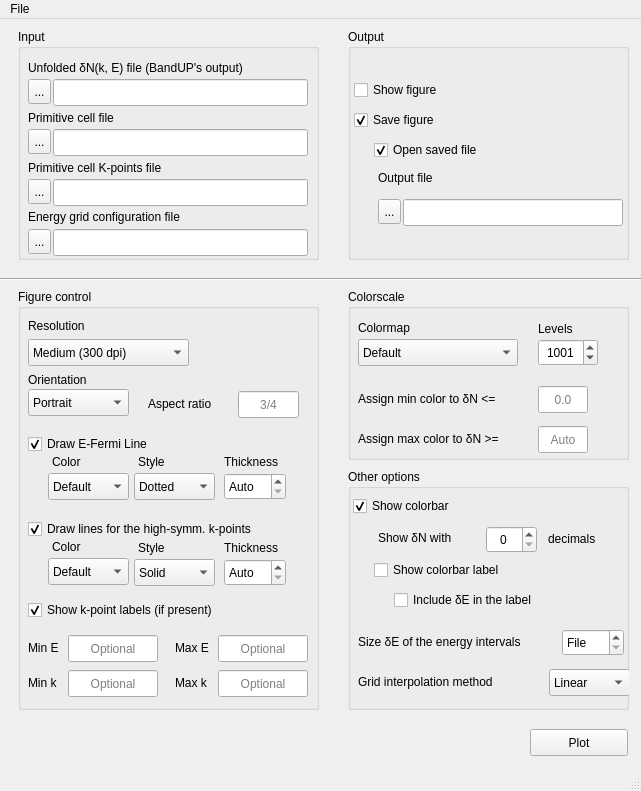
 <widget class="QMainWindow" name="MainWindow">
  <property name="geometry">
   <rect>
    <x>0</x>
    <y>0</y>
    <width>641</width>
    <height>791</height>
   </rect>
  </property>
  <property name="sizePolicy">
   <sizepolicy hsizetype="Preferred" vsizetype="Preferred">
    <horstretch>0</horstretch>
    <verstretch>0</verstretch>
   </sizepolicy>
  </property>
  <property name="maximumSize">
   <size>
    <width>641</width>
    <height>850</height>
   </size>
  </property>
  <property name="focusPolicy">
   <enum>Qt::StrongFocus</enum>
  </property>
  <property name="windowTitle">
   <string>BandUP plot GUI</string>
  </property>
  <widget class="QWidget" name="centralwidget">
   <property name="enabled">
    <bool>true</bool>
   </property>
   <property name="sizePolicy">
    <sizepolicy hsizetype="Preferred" vsizetype="Preferred">
     <horstretch>0</horstretch>
     <verstretch>0</verstretch>
    </sizepolicy>
   </property>
   <widget class="QGroupBox" name="input_files_groupBox">
    <property name="geometry">
     <rect>
      <x>18</x>
      <y>10</y>
      <width>301</width>
      <height>231</height>
     </rect>
    </property>
    <property name="title">
     <string>Input</string>
    </property>
    <widget class="QLabel" name="label_select_prim_cell_file_Button">
     <property name="geometry">
      <rect>
       <x>10</x>
       <y>30</y>
       <width>281</width>
       <height>17</height>
      </rect>
     </property>
     <property name="text">
      <string>Unfolded δN(k, E) file (BandUP's output)</string>
     </property>
    </widget>
    <widget class="QLabel" name="label_select_pckpts_file_Button">
     <property name="geometry">
      <rect>
       <x>10</x>
       <y>80</y>
       <width>181</width>
       <height>17</height>
      </rect>
     </property>
     <property name="text">
      <string>Primitive cell file</string>
     </property>
    </widget>
    <widget class="QToolButton" name="select_pckpts_file_Button">
     <property name="geometry">
      <rect>
       <x>10</x>
       <y>150</y>
       <width>23</width>
       <height>25</height>
      </rect>
     </property>
     <property name="text">
      <string>...</string>
     </property>
    </widget>
    <widget class="QLabel" name="label_select_energy_file_Button">
     <property name="geometry">
      <rect>
       <x>10</x>
       <y>130</y>
       <width>201</width>
       <height>17</height>
      </rect>
     </property>
     <property name="text">
      <string>Primitive cell K-points file</string>
     </property>
    </widget>
    <widget class="QLabel" name="label_select_EBS_file_Button">
     <property name="geometry">
      <rect>
       <x>10</x>
       <y>180</y>
       <width>281</width>
       <height>17</height>
      </rect>
     </property>
     <property name="text">
      <string>&lt;html&gt;&lt;head/&gt;&lt;body&gt;&lt;p&gt;Energy grid configuration file&lt;/p&gt;&lt;/body&gt;&lt;/html&gt;</string>
     </property>
    </widget>
    <widget class="QToolButton" name="select_EBS_file_Button">
     <property name="geometry">
      <rect>
       <x>10</x>
       <y>50</y>
       <width>23</width>
       <height>25</height>
      </rect>
     </property>
     <property name="text">
      <string>...</string>
     </property>
    </widget>
    <widget class="QLineEdit" name="select_energy_file_lineEdit">
     <property name="geometry">
      <rect>
       <x>35</x>
       <y>200</y>
       <width>255</width>
       <height>27</height>
      </rect>
     </property>
     <property name="toolTip">
      <string>The file will be automatically detected if it is present in the folder where the program has been called</string>
     </property>
     <property name="text">
      <string/>
     </property>
     <property name="alignment">
      <set>Qt::AlignLeading|Qt::AlignLeft|Qt::AlignVCenter</set>
     </property>
    </widget>
    <widget class="QLineEdit" name="select_EBS_file_lineEdit">
     <property name="geometry">
      <rect>
       <x>35</x>
       <y>50</y>
       <width>255</width>
       <height>27</height>
      </rect>
     </property>
     <property name="toolTip">
      <string>The file will be automatically detected if it is present in the folder where the program has been called</string>
     </property>
     <property name="text">
      <string/>
     </property>
     <property name="cursorPosition">
      <number>0</number>
     </property>
     <property name="alignment">
      <set>Qt::AlignLeading|Qt::AlignLeft|Qt::AlignVCenter</set>
     </property>
    </widget>
    <widget class="QLineEdit" name="select_prim_cell_file_lineEdit">
     <property name="geometry">
      <rect>
       <x>35</x>
       <y>100</y>
       <width>255</width>
       <height>27</height>
      </rect>
     </property>
     <property name="toolTip">
      <string>The file will be automatically detected if it is present in the folder where the program has been called</string>
     </property>
     <property name="inputMethodHints">
      <set>Qt::ImhNone</set>
     </property>
     <property name="text">
      <string/>
     </property>
     <property name="frame">
      <bool>true</bool>
     </property>
     <property name="alignment">
      <set>Qt::AlignLeading|Qt::AlignLeft|Qt::AlignVCenter</set>
     </property>
    </widget>
    <widget class="QToolButton" name="select_prim_cell_file_Button">
     <property name="geometry">
      <rect>
       <x>10</x>
       <y>100</y>
       <width>23</width>
       <height>25</height>
      </rect>
     </property>
     <property name="text">
      <string>...</string>
     </property>
    </widget>
    <widget class="QLineEdit" name="select_pckpts_file_lineEdit">
     <property name="geometry">
      <rect>
       <x>35</x>
       <y>150</y>
       <width>255</width>
       <height>27</height>
      </rect>
     </property>
     <property name="toolTip">
      <string>The file will be automatically detected if it is present in the folder where the program has been called</string>
     </property>
     <property name="text">
      <string/>
     </property>
     <property name="alignment">
      <set>Qt::AlignLeading|Qt::AlignLeft|Qt::AlignVCenter</set>
     </property>
    </widget>
    <widget class="QToolButton" name="select_energy_file_Button">
     <property name="geometry">
      <rect>
       <x>10</x>
       <y>200</y>
       <width>23</width>
       <height>25</height>
      </rect>
     </property>
     <property name="text">
      <string>...</string>
     </property>
    </widget>
   </widget>
   <widget class="QGroupBox" name="figure_control_groupBox">
    <property name="geometry">
     <rect>
      <x>18</x>
      <y>270</y>
      <width>301</width>
      <height>421</height>
     </rect>
    </property>
    <property name="title">
     <string>Figure control</string>
    </property>
    <widget class="QCheckBox" name="draw_e_fermi_checkBox">
     <property name="geometry">
      <rect>
       <x>10</x>
       <y>144</y>
       <width>160</width>
       <height>22</height>
      </rect>
     </property>
     <property name="text">
      <string>Draw E-Fermi Line</string>
     </property>
     <property name="checked">
      <bool>true</bool>
     </property>
    </widget>
    <widget class="QCheckBox" name="draw_hygh_symm_kpts_lines_checkBox">
     <property name="geometry">
      <rect>
       <x>10</x>
       <y>229</y>
       <width>291</width>
       <height>22</height>
      </rect>
     </property>
     <property name="text">
      <string>Draw lines for the high-symm. k-points</string>
     </property>
     <property name="checked">
      <bool>true</bool>
     </property>
    </widget>
    <widget class="QLabel" name="label_fig_orientation_comboBox">
     <property name="geometry">
      <rect>
       <x>10</x>
       <y>82</y>
       <width>121</width>
       <height>17</height>
      </rect>
     </property>
     <property name="text">
      <string>Orientation</string>
     </property>
    </widget>
    <widget class="QComboBox" name="fig_resolution_comboBox">
     <property name="geometry">
      <rect>
       <x>10</x>
       <y>50</y>
       <width>161</width>
       <height>27</height>
      </rect>
     </property>
     <property name="currentIndex">
      <number>1</number>
     </property>
     <item>
      <property name="text">
       <string>Low (100 dpi)</string>
      </property>
     </item>
     <item>
      <property name="text">
       <string>Medium (300 dpi)</string>
      </property>
     </item>
     <item>
      <property name="text">
       <string>High (600 dpi)</string>
      </property>
     </item>
    </widget>
    <widget class="QLabel" name="label_fig_resolution_comboBox">
     <property name="geometry">
      <rect>
       <x>10</x>
       <y>28</y>
       <width>81</width>
       <height>17</height>
      </rect>
     </property>
     <property name="text">
      <string>Resolution</string>
     </property>
    </widget>
    <widget class="QLineEdit" name="aspect_ratio_lineEdit">
     <property name="geometry">
      <rect>
       <x>220</x>
       <y>102</y>
       <width>61</width>
       <height>27</height>
      </rect>
     </property>
     <property name="text">
      <string notr="true"/>
     </property>
     <property name="alignment">
      <set>Qt::AlignCenter</set>
     </property>
     <property name="placeholderText">
      <string>3/4</string>
     </property>
    </widget>
    <widget class="QComboBox" name="fig_orientation_comboBox">
     <property name="geometry">
      <rect>
       <x>10</x>
       <y>100</y>
       <width>101</width>
       <height>27</height>
      </rect>
     </property>
     <item>
      <property name="text">
       <string>Portrait</string>
      </property>
     </item>
     <item>
      <property name="text">
       <string>Landscape</string>
      </property>
     </item>
    </widget>
    <widget class="QLabel" name="label_aspect_ratio_lineEdit">
     <property name="geometry">
      <rect>
       <x>130</x>
       <y>99</y>
       <width>91</width>
       <height>31</height>
      </rect>
     </property>
     <property name="text">
      <string>Aspect ratio</string>
     </property>
    </widget>
    <widget class="QLabel" name="label_max_k_lineEdit">
     <property name="geometry">
      <rect>
       <x>157</x>
       <y>385</y>
       <width>41</width>
       <height>17</height>
      </rect>
     </property>
     <property name="text">
      <string>Max k</string>
     </property>
    </widget>
    <widget class="QLineEdit" name="max_k_lineEdit">
     <property name="geometry">
      <rect>
       <x>200</x>
       <y>381</y>
       <width>90</width>
       <height>27</height>
      </rect>
     </property>
     <property name="toolTip">
      <string>Use this if you want to zoom in. Mind that this may change the values of δN (due to interpolation)</string>
     </property>
     <property name="text">
      <string/>
     </property>
     <property name="alignment">
      <set>Qt::AlignCenter</set>
     </property>
     <property name="placeholderText">
      <string>Optional</string>
     </property>
    </widget>
    <widget class="QLabel" name="label_min_E_lineEdit">
     <property name="geometry">
      <rect>
       <x>10</x>
       <y>350</y>
       <width>41</width>
       <height>17</height>
      </rect>
     </property>
     <property name="text">
      <string>Min E</string>
     </property>
    </widget>
    <widget class="QLineEdit" name="max_E_lineEdit">
     <property name="geometry">
      <rect>
       <x>200</x>
       <y>346</y>
       <width>90</width>
       <height>27</height>
      </rect>
     </property>
     <property name="toolTip">
      <string>Use this if you want to zoom in or out. Mind that this may change the values of δN (due to interpolation)</string>
     </property>
     <property name="text">
      <string/>
     </property>
     <property name="alignment">
      <set>Qt::AlignCenter</set>
     </property>
     <property name="placeholderText">
      <string>Optional</string>
     </property>
    </widget>
    <widget class="QLabel" name="label_max_E_lineEdit">
     <property name="geometry">
      <rect>
       <x>157</x>
       <y>350</y>
       <width>41</width>
       <height>17</height>
      </rect>
     </property>
     <property name="text">
      <string>Max E</string>
     </property>
    </widget>
    <widget class="QLineEdit" name="min_k_lineEdit">
     <property name="geometry">
      <rect>
       <x>50</x>
       <y>381</y>
       <width>90</width>
       <height>27</height>
      </rect>
     </property>
     <property name="toolTip">
      <string>Use this if you want to zoom in. Mind that this may change the values of δN (due to interpolation)</string>
     </property>
     <property name="text">
      <string/>
     </property>
     <property name="alignment">
      <set>Qt::AlignCenter</set>
     </property>
     <property name="placeholderText">
      <string>Optional</string>
     </property>
    </widget>
    <widget class="QLabel" name="label_min_k_lineEdit">
     <property name="geometry">
      <rect>
       <x>10</x>
       <y>385</y>
       <width>41</width>
       <height>17</height>
      </rect>
     </property>
     <property name="text">
      <string>Min k</string>
     </property>
    </widget>
    <widget class="QComboBox" name="e_fermi_color_comboBox">
     <property name="geometry">
      <rect>
       <x>30</x>
       <y>184</y>
       <width>81</width>
       <height>27</height>
      </rect>
     </property>
     <item>
      <property name="text">
       <string>Default</string>
      </property>
     </item>
    </widget>
    <widget class="QLabel" name="label_e_fermi_color_comboBox">
     <property name="geometry">
      <rect>
       <x>34</x>
       <y>164</y>
       <width>41</width>
       <height>17</height>
      </rect>
     </property>
     <property name="text">
      <string>Color</string>
     </property>
    </widget>
    <widget class="QComboBox" name="high_symm_lines_color_comboBox">
     <property name="geometry">
      <rect>
       <x>30</x>
       <y>269</y>
       <width>81</width>
       <height>27</height>
      </rect>
     </property>
     <item>
      <property name="text">
       <string>Default</string>
      </property>
     </item>
    </widget>
    <widget class="QLabel" name="label_high_symm_lines_color_comboBox">
     <property name="geometry">
      <rect>
       <x>34</x>
       <y>249</y>
       <width>41</width>
       <height>17</height>
      </rect>
     </property>
     <property name="text">
      <string>Color</string>
     </property>
    </widget>
    <widget class="QCheckBox" name="draw_high_symm_kpts_labels_checkBox">
     <property name="geometry">
      <rect>
       <x>10</x>
       <y>310</y>
       <width>251</width>
       <height>22</height>
      </rect>
     </property>
     <property name="text">
      <string>Show k-point labels (if present)</string>
     </property>
     <property name="checked">
      <bool>true</bool>
     </property>
    </widget>
    <widget class="QLabel" name="label_e_fermi_line_style_comboBox">
     <property name="geometry">
      <rect>
       <x>120</x>
       <y>164</y>
       <width>41</width>
       <height>17</height>
      </rect>
     </property>
     <property name="text">
      <string>Style</string>
     </property>
    </widget>
    <widget class="QComboBox" name="e_fermi_line_style_comboBox">
     <property name="geometry">
      <rect>
       <x>116</x>
       <y>184</y>
       <width>81</width>
       <height>27</height>
      </rect>
     </property>
     <property name="currentIndex">
      <number>3</number>
     </property>
     <item>
      <property name="text">
       <string>Solid</string>
      </property>
     </item>
     <item>
      <property name="text">
       <string>Dashed</string>
      </property>
     </item>
     <item>
      <property name="text">
       <string>DashDot</string>
      </property>
     </item>
     <item>
      <property name="text">
       <string>Dotted</string>
      </property>
     </item>
    </widget>
    <widget class="QLabel" name="label_e_fermi_linewidth_SpinBox">
     <property name="geometry">
      <rect>
       <x>206</x>
       <y>164</y>
       <width>81</width>
       <height>17</height>
      </rect>
     </property>
     <property name="text">
      <string>Thickness</string>
     </property>
    </widget>
    <widget class="QLabel" name="label_high_symm_lines_style_comboBox">
     <property name="geometry">
      <rect>
       <x>120</x>
       <y>250</y>
       <width>41</width>
       <height>17</height>
      </rect>
     </property>
     <property name="text">
      <string>Style</string>
     </property>
    </widget>
    <widget class="QComboBox" name="high_symm_lines_style_comboBox">
     <property name="geometry">
      <rect>
       <x>116</x>
       <y>270</y>
       <width>81</width>
       <height>27</height>
      </rect>
     </property>
     <item>
      <property name="text">
       <string>Solid</string>
      </property>
     </item>
     <item>
      <property name="text">
       <string>Dashed</string>
      </property>
     </item>
     <item>
      <property name="text">
       <string>DashDot</string>
      </property>
     </item>
     <item>
      <property name="text">
       <string>Dotted</string>
      </property>
     </item>
    </widget>
    <widget class="QLabel" name="label_high_symm_linewidth_SpinBox">
     <property name="geometry">
      <rect>
       <x>206</x>
       <y>250</y>
       <width>81</width>
       <height>17</height>
      </rect>
     </property>
     <property name="text">
      <string>Thickness</string>
     </property>
    </widget>
    <widget class="QDoubleSpinBox" name="high_symm_linewidth_SpinBox">
     <property name="geometry">
      <rect>
       <x>206</x>
       <y>270</y>
       <width>62</width>
       <height>27</height>
      </rect>
     </property>
     <property name="specialValueText">
      <string>Auto</string>
     </property>
     <property name="singleStep">
      <double>0.050000000000000</double>
     </property>
    </widget>
    <widget class="QDoubleSpinBox" name="e_fermi_linewidth_SpinBox">
     <property name="geometry">
      <rect>
       <x>206</x>
       <y>184</y>
       <width>62</width>
       <height>27</height>
      </rect>
     </property>
     <property name="specialValueText">
      <string>Auto</string>
     </property>
     <property name="singleStep">
      <double>0.050000000000000</double>
     </property>
    </widget>
    <widget class="QLineEdit" name="min_E_lineEdit">
     <property name="geometry">
      <rect>
       <x>50</x>
       <y>346</y>
       <width>90</width>
       <height>27</height>
      </rect>
     </property>
     <property name="toolTip">
      <string>Use this if you want to zoom in or out. Mind that this may change the values of δN (due to interpolation)</string>
     </property>
     <property name="text">
      <string/>
     </property>
     <property name="alignment">
      <set>Qt::AlignCenter</set>
     </property>
     <property name="placeholderText">
      <string>Optional</string>
     </property>
    </widget>
   </widget>
   <widget class="QGroupBox" name="output_file_groupBox">
    <property name="geometry">
     <rect>
      <x>348</x>
      <y>10</y>
      <width>281</width>
      <height>231</height>
     </rect>
    </property>
    <property name="title">
     <string>Output</string>
    </property>
    <widget class="QCheckBox" name="save_figure_checkBox">
     <property name="geometry">
      <rect>
       <x>6</x>
       <y>80</y>
       <width>160</width>
       <height>22</height>
      </rect>
     </property>
     <property name="text">
      <string>Save figure</string>
     </property>
     <property name="checked">
      <bool>true</bool>
     </property>
    </widget>
    <widget class="QCheckBox" name="show_figure_checkBox">
     <property name="geometry">
      <rect>
       <x>6</x>
       <y>50</y>
       <width>160</width>
       <height>22</height>
      </rect>
     </property>
     <property name="text">
      <string>Show figure</string>
     </property>
     <property name="checked">
      <bool>false</bool>
     </property>
    </widget>
    <widget class="QCheckBox" name="open_saved_file_checkBox">
     <property name="geometry">
      <rect>
       <x>26</x>
       <y>110</y>
       <width>141</width>
       <height>22</height>
      </rect>
     </property>
     <property name="text">
      <string>Open saved file</string>
     </property>
     <property name="checked">
      <bool>true</bool>
     </property>
    </widget>
    <widget class="QLabel" name="label_select_out_figure_file_Button">
     <property name="geometry">
      <rect>
       <x>30</x>
       <y>140</y>
       <width>81</width>
       <height>17</height>
      </rect>
     </property>
     <property name="text">
      <string>Output file</string>
     </property>
    </widget>
    <widget class="QToolButton" name="select_out_figure_file_Button">
     <property name="geometry">
      <rect>
       <x>30</x>
       <y>170</y>
       <width>23</width>
       <height>25</height>
      </rect>
     </property>
     <property name="text">
      <string>...</string>
     </property>
    </widget>
    <widget class="QLineEdit" name="select_out_figure_file_lineEdit">
     <property name="geometry">
      <rect>
       <x>55</x>
       <y>170</y>
       <width>220</width>
       <height>27</height>
      </rect>
     </property>
     <property name="toolTip">
      <string>Example: BandUP_EBS_plot.png</string>
     </property>
     <property name="text">
      <string/>
     </property>
     <property name="cursorPosition">
      <number>0</number>
     </property>
     <property name="alignment">
      <set>Qt::AlignLeading|Qt::AlignLeft|Qt::AlignVCenter</set>
     </property>
    </widget>
   </widget>
   <widget class="QGroupBox" name="color_stuff_groupBox">
    <property name="geometry">
     <rect>
      <x>348</x>
      <y>270</y>
      <width>281</width>
      <height>171</height>
     </rect>
    </property>
    <property name="title">
     <string>Colorscale</string>
    </property>
    <widget class="QLabel" name="label_vmin_lineEdit">
     <property name="geometry">
      <rect>
       <x>10</x>
       <y>100</y>
       <width>171</width>
       <height>20</height>
      </rect>
     </property>
     <property name="toolTip">
      <string/>
     </property>
     <property name="text">
      <string>&lt;html&gt;&lt;head/&gt;&lt;body&gt;&lt;p&gt;Assign min color to δN &amp;lt;=&lt;/p&gt;&lt;/body&gt;&lt;/html&gt;</string>
     </property>
     <property name="textFormat">
      <enum>Qt::RichText</enum>
     </property>
    </widget>
    <widget class="QLabel" name="label_n_levels_lineEdit">
     <property name="geometry">
      <rect>
       <x>190</x>
       <y>30</y>
       <width>51</width>
       <height>20</height>
      </rect>
     </property>
     <property name="text">
      <string>Levels</string>
     </property>
    </widget>
    <widget class="QLineEdit" name="vmin_lineEdit">
     <property name="geometry">
      <rect>
       <x>190</x>
       <y>97</y>
       <width>50</width>
       <height>27</height>
      </rect>
     </property>
     <property name="toolTip">
      <string>All values of δN that are smaller than this value will be associated with the same (min) color of the chosen colormap</string>
     </property>
     <property name="text">
      <string/>
     </property>
     <property name="alignment">
      <set>Qt::AlignCenter</set>
     </property>
     <property name="placeholderText">
      <string>0.0</string>
     </property>
    </widget>
    <widget class="QLabel" name="label_vmax_lineEdit">
     <property name="geometry">
      <rect>
       <x>10</x>
       <y>140</y>
       <width>171</width>
       <height>20</height>
      </rect>
     </property>
     <property name="text">
      <string>&lt;html&gt;&lt;head/&gt;&lt;body&gt;&lt;p&gt;Assign max color to δN &amp;gt;=&lt;/p&gt;&lt;/body&gt;&lt;/html&gt;</string>
     </property>
    </widget>
    <widget class="QLineEdit" name="vmax_lineEdit">
     <property name="geometry">
      <rect>
       <x>190</x>
       <y>137</y>
       <width>50</width>
       <height>27</height>
      </rect>
     </property>
     <property name="toolTip">
      <string>All values of δN that are larger than this value will be associated with the same (max) color of the chosen colormap</string>
     </property>
     <property name="text">
      <string/>
     </property>
     <property name="alignment">
      <set>Qt::AlignCenter</set>
     </property>
     <property name="placeholderText">
      <string>Auto</string>
     </property>
    </widget>
    <widget class="QComboBox" name="colormap_comboBox">
     <property name="geometry">
      <rect>
       <x>10</x>
       <y>50</y>
       <width>160</width>
       <height>27</height>
      </rect>
     </property>
     <item>
      <property name="text">
       <string>Default</string>
      </property>
     </item>
    </widget>
    <widget class="QLabel" name="label_colormap_comboBox">
     <property name="geometry">
      <rect>
       <x>10</x>
       <y>30</y>
       <width>81</width>
       <height>17</height>
      </rect>
     </property>
     <property name="text">
      <string>Colormap</string>
     </property>
    </widget>
    <widget class="QSpinBox" name="n_levels_spinBox">
     <property name="geometry">
      <rect>
       <x>190</x>
       <y>50</y>
       <width>60</width>
       <height>27</height>
      </rect>
     </property>
     <property name="alignment">
      <set>Qt::AlignCenter</set>
     </property>
     <property name="minimum">
      <number>1</number>
     </property>
     <property name="maximum">
      <number>9999</number>
     </property>
     <property name="value">
      <number>1001</number>
     </property>
    </widget>
   </widget>
   <widget class="Line" name="line">
    <property name="geometry">
     <rect>
      <x>-10</x>
      <y>250</y>
      <width>671</width>
      <height>20</height>
     </rect>
    </property>
    <property name="orientation">
     <enum>Qt::Horizontal</enum>
    </property>
   </widget>
   <widget class="QGroupBox" name="groupBox">
    <property name="geometry">
     <rect>
      <x>348</x>
      <y>450</y>
      <width>281</width>
      <height>241</height>
     </rect>
    </property>
    <property name="title">
     <string>Other options</string>
    </property>
    <widget class="QSpinBox" name="decimal_digits_cb_spinBox">
     <property name="geometry">
      <rect>
       <x>138</x>
       <y>57</y>
       <width>51</width>
       <height>27</height>
      </rect>
     </property>
     <property name="alignment">
      <set>Qt::AlignCenter</set>
     </property>
     <property name="maximum">
      <number>4</number>
     </property>
    </widget>
    <widget class="QCheckBox" name="show_colorbar_checkBox">
     <property name="geometry">
      <rect>
       <x>5</x>
       <y>26</y>
       <width>160</width>
       <height>22</height>
      </rect>
     </property>
     <property name="text">
      <string>Show colorbar</string>
     </property>
     <property name="checked">
      <bool>true</bool>
     </property>
    </widget>
    <widget class="QLabel" name="label_decimal_digits_cb_spinBox_2">
     <property name="geometry">
      <rect>
       <x>200</x>
       <y>60</y>
       <width>71</width>
       <height>20</height>
      </rect>
     </property>
     <property name="text">
      <string>decimals</string>
     </property>
    </widget>
    <widget class="QLabel" name="label_decimal_digits_cb_spinBox">
     <property name="geometry">
      <rect>
       <x>30</x>
       <y>60</y>
       <width>101</width>
       <height>17</height>
      </rect>
     </property>
     <property name="text">
      <string>Show δN with</string>
     </property>
    </widget>
    <widget class="QCheckBox" name="show_colorbar_label_checkBox">
     <property name="enabled">
      <bool>true</bool>
     </property>
     <property name="geometry">
      <rect>
       <x>26</x>
       <y>90</y>
       <width>171</width>
       <height>22</height>
      </rect>
     </property>
     <property name="text">
      <string>Show colorbar label</string>
     </property>
     <property name="checked">
      <bool>false</bool>
     </property>
    </widget>
    <widget class="QCheckBox" name="show_colorbar_full_label_checkBox">
     <property name="enabled">
      <bool>true</bool>
     </property>
     <property name="geometry">
      <rect>
       <x>46</x>
       <y>120</y>
       <width>191</width>
       <height>22</height>
      </rect>
     </property>
     <property name="text">
      <string>Include δE in the label</string>
     </property>
     <property name="checked">
      <bool>false</bool>
     </property>
    </widget>
    <widget class="QComboBox" name="interpolation_comboBox">
     <property name="geometry">
      <rect>
       <x>201</x>
       <y>200</y>
       <width>81</width>
       <height>27</height>
      </rect>
     </property>
     <property name="currentIndex">
      <number>1</number>
     </property>
     <item>
      <property name="text">
       <string>Nearest</string>
      </property>
     </item>
     <item>
      <property name="text">
       <string>Linear</string>
      </property>
     </item>
     <item>
      <property name="text">
       <string>Cubic</string>
      </property>
     </item>
    </widget>
    <widget class="QLabel" name="label_interpolation_comboBox">
     <property name="geometry">
      <rect>
       <x>10</x>
       <y>204</y>
       <width>191</width>
       <height>17</height>
      </rect>
     </property>
     <property name="text">
      <string>Grid interpolation method</string>
     </property>
    </widget>
    <widget class="QLabel" name="label_delta_E_spinBox">
     <property name="geometry">
      <rect>
       <x>10</x>
       <y>163</y>
       <width>201</width>
       <height>20</height>
      </rect>
     </property>
     <property name="text">
      <string>Size δE of the energy intervals</string>
     </property>
    </widget>
    <widget class="QDoubleSpinBox" name="dE_spinBox">
     <property name="geometry">
      <rect>
       <x>214</x>
       <y>160</y>
       <width>62</width>
       <height>27</height>
      </rect>
     </property>
     <property name="toolTip">
      <string>If set to &quot;File&quot;, then BandUP will get δE from the δN(k, E) file</string>
     </property>
     <property name="whatsThis">
      <string/>
     </property>
     <property name="specialValueText">
      <string>File</string>
     </property>
     <property name="decimals">
      <number>3</number>
     </property>
     <property name="singleStep">
      <double>0.010000000000000</double>
     </property>
    </widget>
   </widget>
   <widget class="QPushButton" name="plot_pushButton">
    <property name="geometry">
     <rect>
      <x>530</x>
      <y>710</y>
      <width>98</width>
      <height>27</height>
     </rect>
    </property>
    <property name="text">
     <string>Plot</string>
    </property>
   </widget>
  </widget>
  <widget class="QStatusBar" name="statusbar"/>
  <widget class="QMenuBar" name="menubar">
   <property name="geometry">
    <rect>
     <x>0</x>
     <y>0</y>
     <width>641</width>
     <height>25</height>
    </rect>
   </property>
   <widget class="QMenu" name="menuFile">
    <property name="title">
     <string>File</string>
    </property>
    <addaction name="actionExit"/>
   </widget>
   <addaction name="menuFile"/>
  </widget>
  <action name="actionExit">
   <property name="text">
    <string>Exit</string>
   </property>
  </action>
  <action name="actionAbout">
   <property name="text">
    <string>About</string>
   </property>
  </action>
 </widget>
